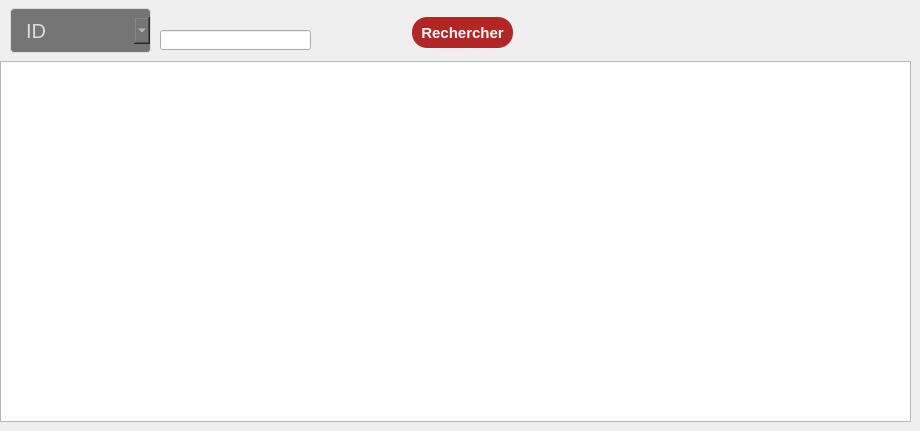
       <widget class="QWidget" name="tab_10">
        <attribute name="title">
         <string>Rechercher</string>
        </attribute>
        <widget class="QComboBox" name="comboBox_rechercher">
         <property name="geometry">
          <rect>
           <x>10</x>
           <y>0</y>
           <width>141</width>
           <height>61</height>
          </rect>
         </property>
         <property name="styleSheet">
          <string notr="true">QComboBox {
  width: 100%;
  padding: 10px 15px;
  margin: 8px 0;
  display: inline-block;
  border: 1px solid #dcdcdc;
  border-radius: 4px;
  box-sizing: border-box;
  background: #757575;
  color: #dcdcdc;
  font-size: 20px;
font-family:Arial, Helvetica, sans-serif;
}</string>
         </property>
         <item>
          <property name="text">
           <string>ID</string>
          </property>
         </item>
         <item>
          <property name="text">
           <string>Nom</string>
          </property>
         </item>
         <item>
          <property name="text">
           <string>Quantité</string>
          </property>
         </item>
         <item>
          <property name="text">
           <string>Prix</string>
          </property>
         </item>
        </widget>
        <widget class="QPushButton" name="Rechercher">
         <property name="geometry">
          <rect>
           <x>412</x>
           <y>17</y>
           <width>101</width>
           <height>31</height>
          </rect>
         </property>
         <property name="font">
          <font>
           <family>Arial</family>
           <pointsize>-1</pointsize>
           <weight>75</weight>
           <bold>true</bold>
          </font>
         </property>
         <property name="styleSheet">
          <string notr="true">QPushButton {
color: #fff;
background:#b22626;
border-radius: 15px;
font-size:15px;
font-family:Arial, Helvetica, sans-serif;
}
QPushButton:hover {
color:#fff;
border:15px;
background:#6a1616;
}</string>
         </property>
         <property name="text">
          <string>Rechercher</string>
         </property>
        </widget>
        <widget class="QTableView" name="tab_rechercher">
         <property name="geometry">
          <rect>
           <x>0</x>
           <y>61</y>
           <width>911</width>
           <height>361</height>
          </rect>
         </property>
        </widget>
        <widget class="QLineEdit" name="lineEdit">
         <property name="geometry">
          <rect>
           <x>-220</x>
           <y>-80</y>
           <width>113</width>
           <height>22</height>
          </rect>
         </property>
        </widget>
        <widget class="QLineEdit" name="le_Rchercher">
         <property name="geometry">
          <rect>
           <x>160</x>
           <y>30</y>
           <width>151</width>
           <height>20</height>
          </rect>
         </property>
         <property name="font">
          <font>
           <kerning>true</kerning>
          </font>
         </property>
         <property name="styleSheet">
          <string notr="true">QlineEdit{
color rgb(140, 146, 255);
}</string>
         </property>
         <property name="text">
          <string/>
         </property>
         <property name="alignment">
          <set>Qt::AlignCenter</set>
         </property>
        </widget>
       </widget>
